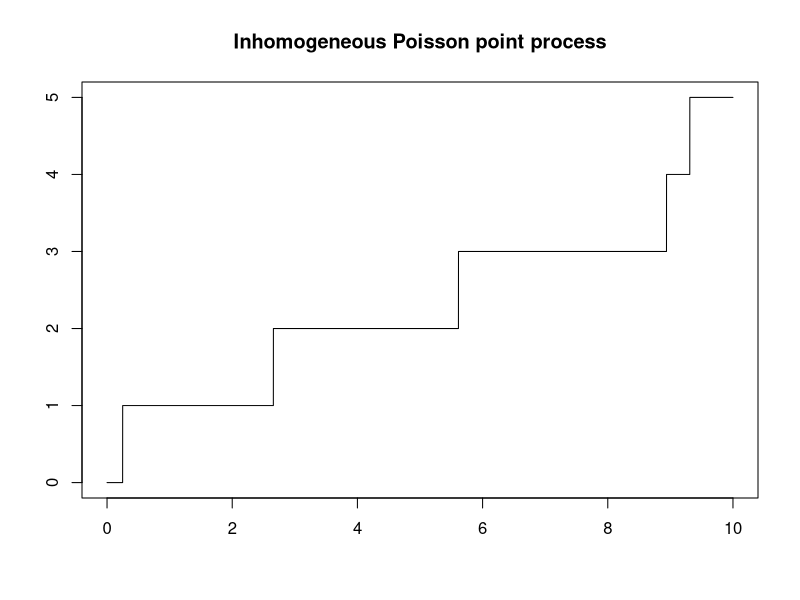
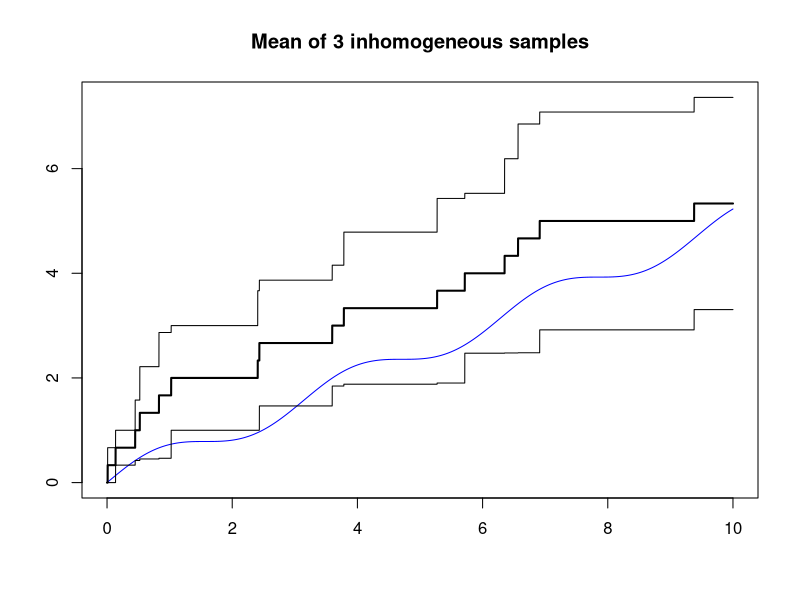

Write R code to recreate these figures, in order.
#Michael Wells 11/18/2022
rm(list = ls())

#Poisson process simulation

#Inhomogeneous Poisson process

#intensity functions
lam.1 = function(x)
{
  exp(x)
}
lam.2 = function(x)
{
  cos(x)^2
}
lam.3 = function(x)
{
  x^2
}
lam.4 = function(x)
{
  1/(x+1)
}
lam.5 = function(x)
{
  1/(x^2+1)
}
#endpoints of interval
a = 0
b = 10
#intensity of process.  Choose between the different lam functions
lambda = lam.2
#get Big lambda (expected number of points on interval)
Lambda = integrate(lambda,lower=a,upper=b)$value
#step-size.  Decrease this for better accuracy
h = 0.001
#x-axis
xstar = seq(from = a,to=b,by=h)
#accept-reject ratio for points in xstar
ratio = lambda(xstar)
#random uniforms scaled so number of points is approximately Lambda
unif = runif(length(xstar),min=0,max=length(xstar)/(b-a))
idx = unif < ratio
#keep only accepted points
pts = xstar[idx]

#generate height of jump process at points in x
#input:
#x - vector of points to evaluate at
#Output:
#num.jumps - vector of number of jumps at points in x
f = function(x)
{
  mat = outer(pts,x,function(s,t){s > t})
  num.jumps = apply(mat,2,function(v){length(v[which(v==F)])})
  return(num.jumps)
}

plot(xstar,f(xstar),type='l',xlab='',ylab='',main = "Inhomogeneous Poisson point process")

#generate samples of Poisson point process and plot mean, standard error
#and Int_0^x lambda(t) dt which is the theoretical expected value of the process at time x.
num.samples = 3

samps = matrix(0,nrow=num.samples,ncol=length(xstar))
for(i in 1:num.samples)
{
  unif = runif(length(xstar),min=0,max=length(xstar)/(b-a)) #max for the uniform sample mysteriously determined!
  ratio = lambda(xstar)
  idx = unif < ratio
  pts = xstar[idx]
  samps[i,] = f(xstar)
}

mean.samps = apply(samps,2,mean)
sd.samps = apply(samps,2,sd)/sqrt(num.samples)
upper.limit = max(max(mean.samps+sd.samps),Lambda)
#upper.limit = max(mean.samps + sd.samps)
plot(xstar,mean.samps+sd.samps,type='l',xlab='',ylab='',main=paste0('Mean of ', num.samples,' inhomogeneous samples'),ylim=c(min(mean.samps-sd.samps),upper.limit))
if(identical(lambda,lam.1))
  lines(xstar,exp(xstar)-1,col='blue',lwd=2)
if(identical(lambda,lam.3))
  lines(xstar,xstar^3/3,col='blue',lwd=2)
if(identical(lambda ,lam.2))
  lines(xstar,xstar/2+sin(2*xstar)/4,col='blue')
if(identical(lambda,lam.4))
  lines(xstar,log(xstar+1),col='blue',lwd=2)
if(identical(lambda,lam.5))
  lines(xstar,atan(xstar),col='blue',lwd=2)
lines(xstar,mean.samps-sd.samps)
lines(xstar, mean.samps, lwd=2)
print(max(sd.samps))